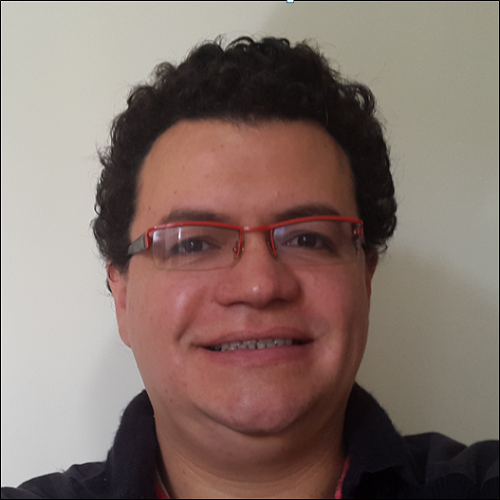
%> input picture lab3_hybrid/work/imgHomeworkA.png, 500 x 500 px
$ octave HomeworkScript.m   (GNU Octave 9; MATLAB toolbox functions it lacks are replaced by stand-ins)
%> lines starting %> are read from the running program, lines starting %| are printed output that depends on the picture

imgLow = imread('imgHomeworkA.png');
%> imgLow is the input picture: size 500x500x3 uint8; mean R, G, B 132.4, 113.8, 106.5
imgHigh = imread('imgHomeworkB.png');
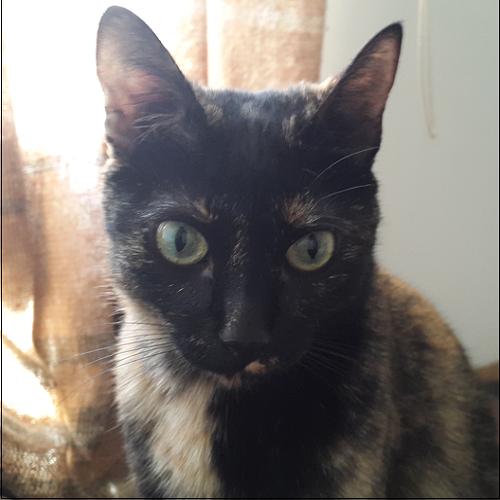
%> input picture lab3_hybrid/work/imgHomeworkB.png, 500 x 500 px
%> imgHigh is the input picture: size 500x500x3 uint8; mean R, G, B 127.2, 120.7, 115.9

figure;
imshow(imgLow);
figure;
imshow(imgHigh);

imgLow2 = impyramid(imgLow, 'reduce');
imgLow2 = impyramid(imgLow2, 'reduce');
%> imgLow2: size 125x125x3 uint8
imgLow2 = impyramid(imgLow2, 'reduce');
%> imgLow2: size 63x63x3 uint8
imgLow2 = impyramid(imgLow2, 'reduce');
%> imgLow2: size 32x32x3 uint8
imgLow2 = impyramid(imgLow2, 'expand');
%> imgLow2: size 63x63x3 uint8
imgLow2 = impyramid(imgLow2, 'expand');
%> imgLow2: size 125x125x3 uint8
imgLow2 = impyramid(imgLow2, 'expand');
%> imgLow2: size 249x249x3 uint8
imgLow2 = impyramid(imgLow2, 'expand');
%> imgLow2: size 497x497x3 uint8

imgHigh2 = impyramid(imgHigh, 'reduce');
imgHigh2 = impyramid(imgHigh2, 'reduce');
%> imgHigh2: size 125x125x3 uint8
imgHigh2 = impyramid(imgHigh2, 'reduce');
%> imgHigh2: size 63x63x3 uint8
imgHigh2 = impyramid(imgHigh2, 'reduce');
%> imgHigh2: size 32x32x3 uint8
imgHigh2 = impyramid(imgHigh2, 'expand');
%> imgHigh2: size 63x63x3 uint8
imgHigh2 = impyramid(imgHigh2, 'expand');
%> imgHigh2: size 125x125x3 uint8
imgHigh2 = impyramid(imgHigh2, 'expand');
%> imgHigh2: size 249x249x3 uint8
imgHigh2 = impyramid(imgHigh2, 'expand');
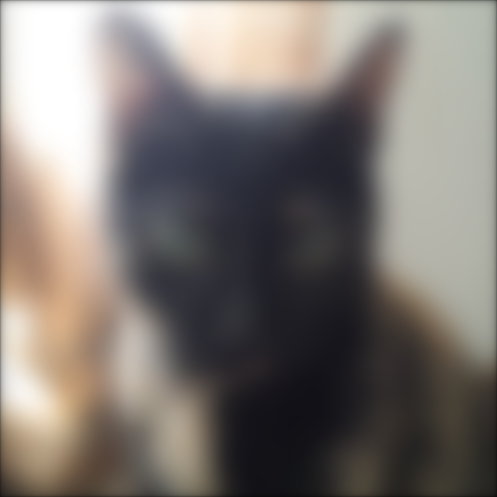
%> imgHigh2: size 497x497x3 uint8; mean R, G, B 126.4, 119.8, 115.2
imgHigh = imgHigh(1:497, 1:497,:);
%> imgHigh: size 497x497x3 uint8
imgHigh3 = imgHigh  - imgHigh2;
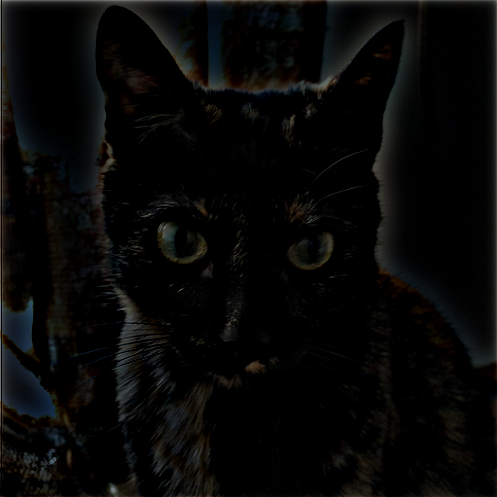
%> imgHigh3: size 497x497x3 uint8; mean R, G, B 7.2, 7.3, 6.8

hybrid = 1.4*imgHigh3 + imgLow2;
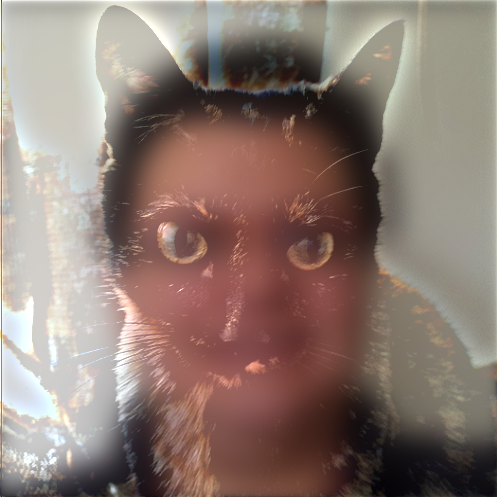
%> hybrid: size 497x497x3 uint8; mean R, G, B 140.9, 122.3, 114.3
figure;
imshow(hybrid);

%Fourier-DCT transforms
figure;
F = fft2(imgLow);
F = fftshift(F);
F = abs(F);
F = log(F+1);
F = mat2gray(F);
subplot(2,5,1)
imshow(F,[]), colormap(jet(64)), colorbar;
title('FFT - Imagen 1 (Low)');

C = dct2(rgb2gray(imgLow));
C = abs(C);
C = log(C+1);
subplot(2,5,6)
imshow(C,[]), colormap(jet(64)), colorbar;
title('DCT - Imagen 1 (Low)');

F = fft2(imgLow2);
F = fftshift(F);
F = abs(F);
%> F: size 497x497x3 double
F = log(F+1);
F = mat2gray(F);
subplot(2,5,2)
imshow(F,[]), colormap(jet(64)), colorbar;
title('FFT - Imagen 1 - Filter (Low)');

C = dct2(rgb2gray(imgLow2));
%> C: size 497x497 double
C = abs(C);
C = log(C+1);
subplot(2,5,7)
imshow(C,[]), colormap(jet(64)), colorbar;
title('DCT - Imagen 1 - Filter (Low)');


F = fft2(imgHigh);
F = fftshift(F);
F = abs(F);
F = log(F+1);
F = mat2gray(F);
subplot(2,5,3)
imshow(F,[]), colormap(jet(64)), colorbar;
title('FFT - Imagen 2 (High)');

C = dct2(rgb2gray(imgHigh));
C = abs(C);
C = log(C+1);
subplot(2,5,8)
imshow(C,[]), colormap(jet(64)), colorbar;
title('DCT - Imagen 2 (High)');

F = fft2(imgHigh3);
F = fftshift(F);
F = abs(F);
F = log(F+1);
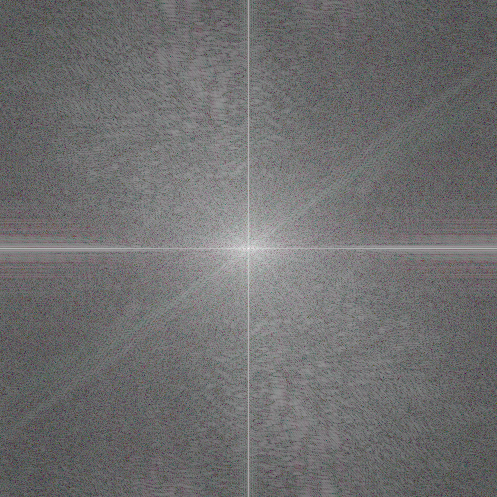
%> F: size 497x497x3 double; mean R, G, B 6.98, 6.95, 6.98; drawn with min black and max white
F = mat2gray(F);
subplot(2,5,4)
imshow(F,[]), colormap(jet(64)), colorbar;
title('FFT - Imagen 2 - Filter (High)');

C = dct2(rgb2gray(imgHigh3));
C = abs(C);
C = log(C+1);
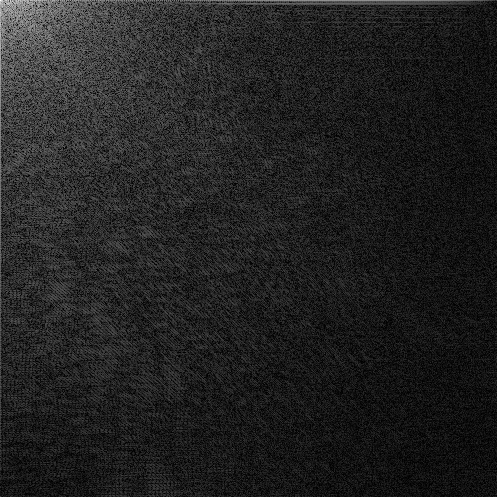
%> C: size 497x497 double; min 1.93e-05, max 8.18, mean 1.1; drawn with min black and max white
subplot(2,5,9)
imshow(C,[]), colormap(jet(64)), colorbar;
title('DCT - Imagen 2 - Filter (High)');

F = fft2(hybrid);
F = fftshift(F);
F = abs(F);
F = log(F+1);
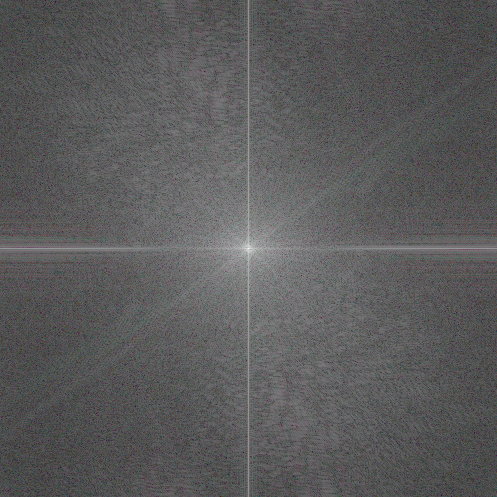
%> F: size 497x497x3 double; mean R, G, B 7.3, 7.28, 7.31; drawn with min black and max white
F = mat2gray(F);
subplot(2,5,5)
imshow(F,[]), colormap(jet(64)), colorbar;
title('FFT - Hibrida');

C = dct2(rgb2gray(hybrid));
C = abs(C);
C = log(C+1);
subplot(2,5,10)
imshow(C,[]), colormap(jet(64)), colorbar;
title('DCT - Hibrida');

figure;
%subplot(3,2,1);
figure; imshow(hybrid);
hybrid = impyramid(hybrid, 'reduce');
%subplot(3,2,2);
figure; imshow(hybrid);
hybrid = impyramid(hybrid, 'reduce');
%subplot(3,2,3);
figure; imshow(hybrid);
hybrid = impyramid(hybrid, 'reduce');
%subplot(3,2,4);
figure; imshow(hybrid);
hybrid = impyramid(hybrid, 'reduce');
%subplot(3,2,5);
figure; imshow(hybrid);
hybrid = impyramid(hybrid, 'reduce');
